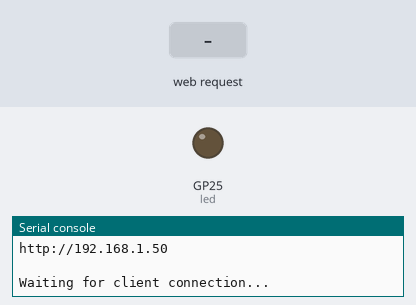
The program below on a simulated Raspberry Pi Pico running MicroPython. Shown: output pins drawn as LEDs (lit = HIGH), the last lines printed to the serial console. Inputs (shaded band) come from the test bench. WiFi joins after 1.5 s; library files of the repository ran but are not shown: secrets.py.

Above: at 3.2 s.
3.3 s: HTTP request GET /lighton received
At 4.5 s:
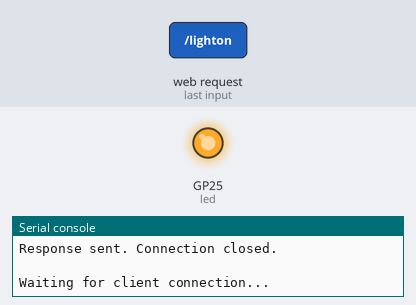
4.8 s: HTTP request GET /lightoff received
At 5.7 s:
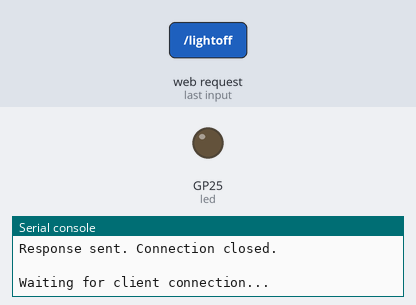
Timing chart, 0 to 7.8 s (numbered marks = the images above; inputs shaded):
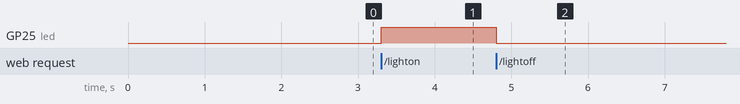

Measured:
- after the input at 3.3 s, GP25 (led): LOW → HIGH at once
- after the input at 4.8 s, GP25 (led): HIGH → LOW at once

The program:

Practice_Section_2.5_Sockets.py
```python
# ==========================================================
# Raspberry Pi Pico 2W Socket Web Server Example
# Section 2.5: Sockets
# ==========================================================
# This program demonstrates:
#   1. Connecting Pico 2W to Wi-Fi
#   2. Creating a TCP socket
#   3. Binding to port 80
#   4. Listening for HTTP requests
#   5. Parsing URLs
#   6. Controlling the onboard LED
#   7. Sending HTML responses
# ==========================================================

import network
import socket
import time
from machine import Pin

# ==========================================================
# Wi-Fi Credentials
# ==========================================================
from secrets import SSID, PASSWORD
# ==========================================================
# Hardware Setup
# ==========================================================
# Pico W / Pico 2W onboard LED
led = Pin("LED", Pin.OUT)
led.off()

# Track LED state as text
led_state = "OFF"

# ==========================================================
# HTML Web Page Template
# ==========================================================
HTML = """<!DOCTYPE html>
<html>
<head>
    <title>Pico 2W Socket Server</title>
    <meta name='viewport' content='width=device-width, initial-scale=1'>
    <style>
        body {{
            font-family: Arial, sans-serif;
            text-align: center;
            padding: 30px;
            background: #f4f7fb;
        }}
        h1 {{
            color: #006480;
        }}
        h2 {{
            color: #E05A00;
        }}
        .card {{
            max-width: 500px;
            margin: auto;
            background: white;
            padding: 25px;
            border-radius: 12px;
            box-shadow: 0 2px 10px rgba(0,0,0,0.1);
        }}
        button {{
            padding: 14px 28px;
            font-size: 18px;
            margin: 8px;
            border: none;
            border-radius: 8px;
            color: white;
            cursor: pointer;
        }}
        .on {{
            background: #4CAF50;
        }}
        .off {{
            background: #F44336;
        }}
        .state {{
            font-size: 24px;
            font-weight: bold;
            color: {color};
        }}
    </style>
</head>
<body>
    <div class="card">
        <h1>Raspberry Pi Pico 2W</h1>
        <h2>Socket Web Server</h2>

        <a href="/lighton">
            <button class="on">Turn ON</button>
        </a>

        <a href="/lightoff">
            <button class="off">Turn OFF</button>
        </a>

        <p>LED State:</p>
        <p class="state">{state}</p>

        <p>IP Address: <strong>{ip}</strong></p>
    </div>
</body>
</html>
"""

# ==========================================================
# Connect to Wi-Fi
# ==========================================================
def connect_wifi():
    print("\n========================================")
    print("Connecting to Wi-Fi")
    print("========================================")

    wlan = network.WLAN(network.STA_IF)
    wlan.active(True)

    # Disconnect if already connected
    if wlan.isconnected():
        wlan.disconnect()
        time.sleep(1)

    print("SSID:", SSID)
    print("Connecting", end="")

    wlan.connect(SSID, PASSWORD)

    timeout = 20  # seconds
    while not wlan.isconnected() and timeout > 0:
        print(".", end="")
        time.sleep(1)
        timeout -= 1

    print()

    if wlan.isconnected():
        print("Wi-Fi Connected Successfully!")
        print("IP Address :", wlan.ifconfig()[0])
        print("Subnet Mask:", wlan.ifconfig()[1])
        print("Gateway    :", wlan.ifconfig()[2])
        print("DNS Server :", wlan.ifconfig()[3])
        return wlan
    else:
        raise RuntimeError("Failed to connect to Wi-Fi")


# ==========================================================
# Generate Web Page
# ==========================================================
def generate_html(ip_address):
    global led_state

    # Select color based on LED state
    if led_state == "ON":
        color = "#4CAF50"
    else:
        color = "#F44336"

    # Replace placeholders
    return HTML.format(
        state=led_state,
        color=color,
        ip=ip_address
    )


# ==========================================================
# Parse HTTP Request
# ==========================================================
def process_request(request):
    global led_state

    # Convert bytes to string if needed
    if isinstance(request, bytes):
        request = request.decode("utf-8")

    # Print only the first line
    first_line = request.split("\r\n")[0]
    print("HTTP Request:", first_line)

    # URL routing
    if "GET /lighton" in request:
        led.on()
        led_state = "ON"
        print("Action: LED ON")

    elif "GET /lightoff" in request:
        led.off()
        led_state = "OFF"
        print("Action: LED OFF")


# ==========================================================
# Create HTTP Response
# ==========================================================
def create_response(body):
    headers = (
        "HTTP/1.0 200 OK\r\n"
        "Content-Type: text/html; charset=utf-8\r\n"
        "Content-Length: {}\r\n"
        "Connection: close\r\n"
        "\r\n"
    ).format(len(body))

    return headers + body


# ==========================================================
# Start Socket Server
# ==========================================================
def start_server(ip_address):
    print("\n========================================")
    print("Starting Socket Server")
    print("========================================")

    # Resolve address
    addr = socket.getaddrinfo("0.0.0.0", 80)[0][-1]
    print("Bind Address:", addr)

    # Create TCP socket
    s = socket.socket()

    # Allow quick restart
    s.setsockopt(socket.SOL_SOCKET, socket.SO_REUSEADDR, 1)

    # Bind to IP/Port
    s.bind(addr)

    # Listen for connections
    s.listen(5)

    print("Server is listening on port 80")
    print("Open your browser and visit:")
    print("http://" + ip_address)
    print()

    # Main server loop
    while True:
        try:
            print("Waiting for client connection...")

            # Accept client connection
            conn, client_addr = s.accept()
            print("Client Connected:", client_addr)

            # Receive HTTP request
            request = conn.recv(1024)

            # Process URL
            process_request(request)

            # Generate HTML page
            body = generate_html(ip_address)

            # Build HTTP response
            response = create_response(body)

            # Send response
            conn.send(response)

            # Close connection
            conn.close()

            print("Response sent. Connection closed.\n")

        except KeyboardInterrupt:
            print("\nServer stopped by user.")
            s.close()
            break

        except Exception as e:
            print("Error:", e)
            try:
                conn.close()
            except:
                pass


# ==========================================================
# Main Program
# ==========================================================
def main():
    wlan = connect_wifi()
    ip = wlan.ifconfig()[0]
    start_server(ip)


# Run the program
main()
```
